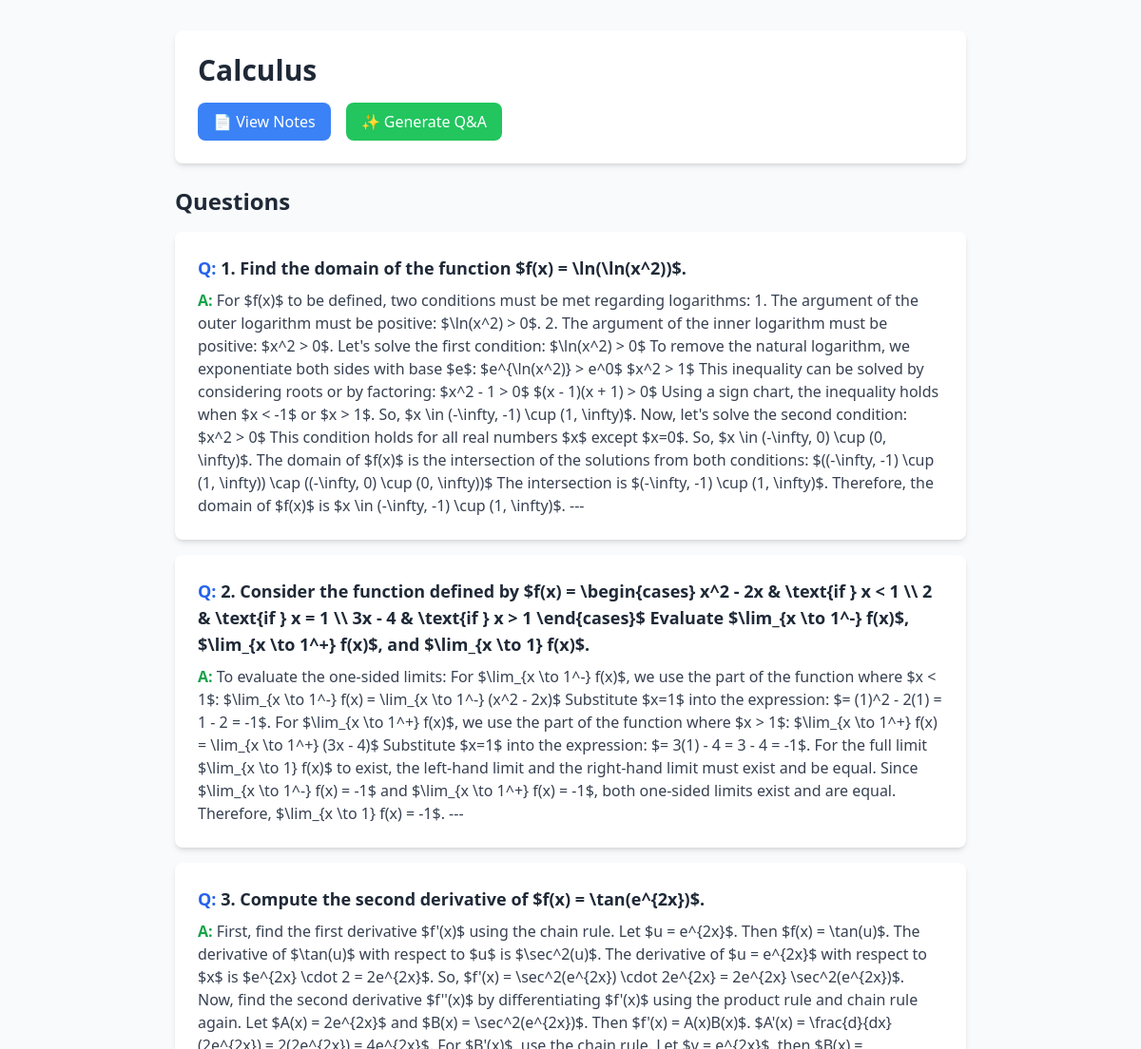
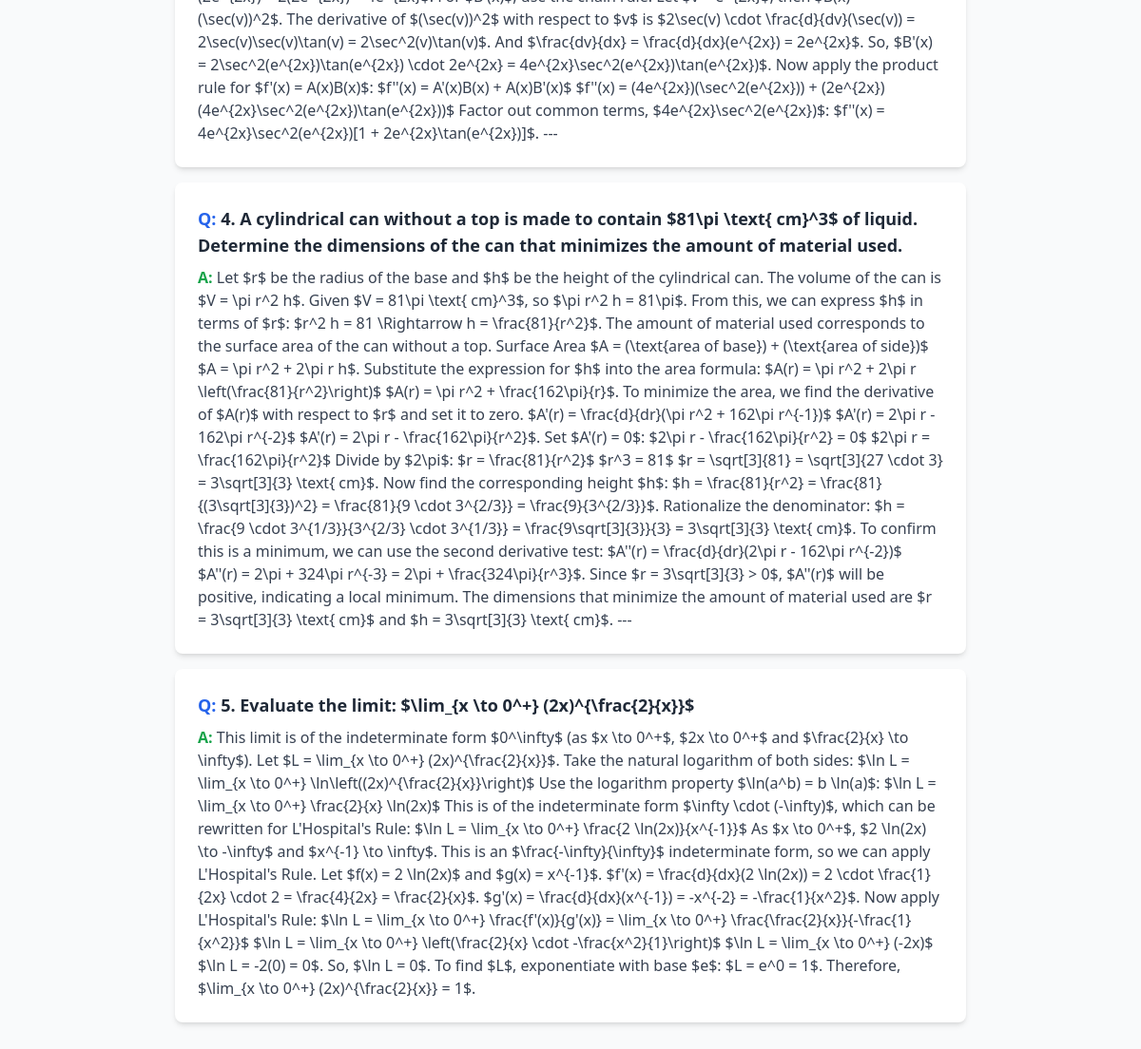
Page /details/2/ on the committed database (2 pictures, top to bottom).
### polls/models.py (models this page shows, shortened)
class Note_set(models.Model): # class is a blueprint. Note_set creates an instance(object) from it.
    title = models.CharField(max_length=100)
    content = models.FileField(upload_to='notes/')
    uploaded_at = models.DateTimeField(auto_now_add=True)

class Questions(models.Model):
    note_set = models.ForeignKey(Note_set, on_delete=models.CASCADE)
    question_text = models.CharField(max_length=300)
    answer_text = models.CharField(max_length=300)
    creation_date = models.DateTimeField(auto_now_add=True)
    reviewed = models.BooleanField(default = False)

### polls/views.py (the view)
# urls.py: path('details/<int:id>/', views.note_detail, name='details'),
def note_detail(request, id):
    note_set = Note_set.objects.get(id=id)
    questions = Questions.objects.filter(note_set=note_set)
    context = {
        'note_set': note_set,
        'questions': questions
    }
    return render(request, "polls/details.html", context)

### polls/templates/polls/details.html (shortened to what this page needs)
<!DOCTYPE html>
<html lang="en">
<head>
    <script src="https://cdn.tailwindcss.com"></script>
</head>
<body class="bg-gray-50 min-h-screen">
    <div class="max-w-4xl mx-auto p-8">
        <div class="bg-white rounded-lg shadow-md p-6 mb-6">
            <h1 class="text-3xl font-bold text-gray-800 mb-4">{{note_set.title}}</h1>
            <div class="flex gap-4">
                <a href="{{ note_set.content.url }}" target="_blank"
                   class="bg-blue-500 hover:bg-blue-600 text-white px-4 py-2 rounded-lg">
                    📄 View Notes
                </a>
                <form method="POST" action="{% url 'generate_questions' note_set.id %}">
                    <button type="submit"
                            class="bg-green-500 hover:bg-green-600 text-white px-4 py-2 rounded-lg">
                        ✨ Generate Q&A
                    </button>
                </form>
            </div>
        </div>
        <div class="space-y-4">
            <h2 class="text-2xl font-bold text-gray-800 mb-4">Questions</h2>
            {% for question in questions %}
            <div class="bg-white rounded-lg shadow-md p-6">
                <p class="text-lg font-semibold text-gray-800 mb-2">
                    <span class="text-blue-600">Q:</span> {{question.question_text}}
                </p>
                <p class="text-gray-700">
                    <span class="text-green-600 font-semibold">A:</span> {{question.answer_text}}
                </p>
            </div>
            {% endfor %}
        </div>
    </div>
</body>
</html>

### rows in the picture
Note_set: title "Calculus"
Questions: question_text "1. Find the domain of the function $f(x) = \\ln(\\ln(x^2))$.", answer_text "For $f(x)$ to be defined, two conditions must be met regarding logarithms: 1. The argument of the outer logarithm must be positive: $\\ln(x^2) > 0$. 2. The argument of the inner logarithm must be positive: $x^2 > 0$. Let's solve the first condition: $\\ln(x^2) > 0$ To remove the natural logarithm, we exponentiate both sides with base $e$: $e^{\\ln(x^2)} > e^0$ $x^2 > 1$ This inequality can be solved by considering roots or by factoring: $x^2 - 1 > 0$ $(x - 1)(x + 1) > 0$ Using a sign chart, the inequality holds when $x < -1$ or $x > 1$. So, $x \\in (-\\infty, -1) \\cup (1, \\infty)$. Now, let's solve the second condition: $x^2 > 0$ This condition holds for all real numbers $x$ except $x=0$. So, $x…"
Questions: question_text "2. Consider the function defined by $f(x) = \\begin{cases} x^2 - 2x & \\text{if } x < 1 \\\\ 2 & \\text{if } x = 1 \\\\ 3x - 4 & \\text{if } x > 1 \\end{cases}$ Evaluate $\\lim_{x \\to 1^-} f(x)$, $\\lim_{x \\to 1^+} f(x)$, and $\\lim_{x \\to 1} f(x)$.", answer_text "To evaluate the one-sided limits: For $\\lim_{x \\to 1^-} f(x)$, we use the part of the function where $x < 1$: $\\lim_{x \\to 1^-} f(x) = \\lim_{x \\to 1^-} (x^2 - 2x)$ Substitute $x=1$ into the expression: $= (1)^2 - 2(1) = 1 - 2 = -1$. For $\\lim_{x \\to 1^+} f(x)$, we use the part of the function where $x > 1$: $\\lim_{x \\to 1^+} f(x) = \\lim_{x \\to 1^+} (3x - 4)$ Substitute $x=1$ into the expression: $= 3(1) - 4 = 3 - 4 = -1$. For the full limit $\\lim_{x \\to 1} f(x)$ to exist, the left-hand limit and the right-hand limit must exist and be equal. Since $\\lim_{x \\to 1^-} f(x) = -1$ and $\\lim_{x \\to 1^+} f(x) = -1$, both one-sided limits exist and are equal. Therefore, $\\lim_{x \\to 1} f(x) = -1$.…"
Questions: question_text "3. Compute the second derivative of $f(x) = \\tan(e^{2x})$.", answer_text "First, find the first derivative $f'(x)$ using the chain rule. Let $u = e^{2x}$. Then $f(x) = \\tan(u)$. The derivative of $\\tan(u)$ with respect to $u$ is $\\sec^2(u)$. The derivative of $u = e^{2x}$ with respect to $x$ is $e^{2x} \\cdot 2 = 2e^{2x}$. So, $f'(x) = \\sec^2(e^{2x}) \\cdot 2e^{2x} = 2e^{2x} \\sec^2(e^{2x})$. Now, find the second derivative $f''(x)$ by differentiating $f'(x)$ using the product rule and chain rule again. Let $A(x) = 2e^{2x}$ and $B(x) = \\sec^2(e^{2x})$. Then $f'(x) = A(x)B(x)$. $A'(x) = \\frac{d}{dx}(2e^{2x}) = 2(2e^{2x}) = 4e^{2x}$. For $B'(x)$, use the chain rule. Let $v = e^{2x}$, then $B(x) = (\\sec(v))^2$. The derivative of $(\\sec(v))^2$ with respect to $v$ is…"
Questions: question_text "4. A cylindrical can without a top is made to contain $81\\pi \\text{ cm}^3$ of liquid. Determine the dimensions of the can that minimizes the amount of material used.", answer_text "Let $r$ be the radius of the base and $h$ be the height of the cylindrical can. The volume of the can is $V = \\pi r^2 h$. Given $V = 81\\pi \\text{ cm}^3$, so $\\pi r^2 h = 81\\pi$. From this, we can express $h$ in terms of $r$: $r^2 h = 81 \\Rightarrow h = \\frac{81}{r^2}$. The amount of material used corresponds to the surface area of the can without a top. Surface Area $A = (\\text{area of base}) + (\\text{area of side})$ $A = \\pi r^2 + 2\\pi r h$. Substitute the expression for $h$ into the area formula: $A(r) = \\pi r^2 + 2\\pi r \\left(\\frac{81}{r^2}\\right)$ $A(r) = \\pi r^2 + \\frac{162\\pi}{r}$. To minimize the area, we find the derivative of $A(r)$ with respect to $r$ and set it to zero. $A'(r) =…"
Questions: question_text "5. Evaluate the limit: $\\lim_{x \\to 0^+} (2x)^{\\frac{2}{x}}$", answer_text "This limit is of the indeterminate form $0^\\infty$ (as $x \\to 0^+$, $2x \\to 0^+$ and $\\frac{2}{x} \\to \\infty$). Let $L = \\lim_{x \\to 0^+} (2x)^{\\frac{2}{x}}$. Take the natural logarithm of both sides: $\\ln L = \\lim_{x \\to 0^+} \\ln\\left((2x)^{\\frac{2}{x}}\\right)$ Use the logarithm property $\\ln(a^b) = b \\ln(a)$: $\\ln L = \\lim_{x \\to 0^+} \\frac{2}{x} \\ln(2x)$ This is of the indeterminate form $\\infty \\cdot (-\\infty)$, which can be rewritten for L'Hospital's Rule: $\\ln L = \\lim_{x \\to 0^+} \\frac{2 \\ln(2x)}{x^{-1}}$ As $x \\to 0^+$, $2 \\ln(2x) \\to -\\infty$ and $x^{-1} \\to \\infty$. This is an $\\frac{-\\infty}{\\infty}$ indeterminate form, so we can apply L'Hospital's Rule. Let $f(x) = 2 \\ln(2x)$…"
